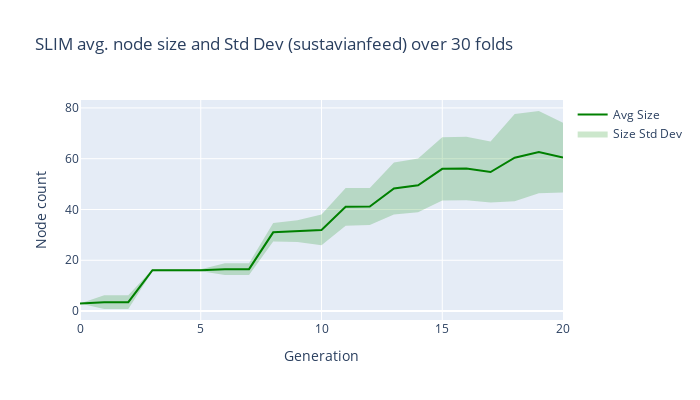

Notebook code cell kept with this figure:
### Markdown cell above
Most folds have a "staircase" pattern where they intercalate peaks of growth with stagnation. We also notice some folds where the solution decreases in size towards the end (ex: folds 3, 24, 25, 26 e 27).

### Code cell
plot_avg_size("SLIM", n_outer_cv, 'sustavianfeed')

### Figure 1 — Plotly figure (JSON) as saved in the notebook; plotly's stock layout.template omitted (floating-point values rounded to 4 significant figures)
{"data": [{"line": {"color": "rgba(0,180,0,0)"}, "showlegend": false, "type": "scatter", "x": [0, 1, 2, 3, 4, 5, 6, 7, 8, 9, 10, 11, 12, 13, 14, 15, 16, 17, 18, 19, 20], "y": [3.0, 6.193, 6.193, 16.43, 16.43, 16.43, 18.85, 18.85, 34.64, 35.8, 37.98, 48.45, 48.44, 58.54, 60.1, 68.49, 68.65, 66.78, 77.6, 78.79, 74.16]}, {"fill": "tonexty", "fillcolor": "rgba(0,135,0,0.2)", "line": {"color": "rgba(0,180,0,0)"}, "name": "Size Std Dev", "type": "scatter", "x": [0, 1, 2, 3, 4, 5, 6, 7, 8, 9, 10, 11, 12, 13, 14, 15, 16, 17, 18, 19, 20], "y": [3.0, 0.8074, 0.8074, 15.71, 15.71, 15.71, 14.15, 14.15, 27.36, 27.2, 25.89, 33.61, 33.9, 37.99, 38.9, 43.51, 43.62, 42.76, 43.2, 46.41, 46.71]}, {"line": {"color": "green"}, "name": "Avg Size", "type": "scatter", "x": [0, 1, 2, 3, 4, 5, 6, 7, 8, 9, 10, 11, 12, 13, 14, 15, 16, 17, 18, 19, 20], "y": [3.0, 3.5, 3.5, 16.07, 16.07, 16.07, 16.5, 16.5, 31.0, 31.5, 31.93, 41.03, 41.17, 48.27, 49.5, 56.0, 56.13, 54.77, 60.4, 62.6, 60.43]}], "layout": {"height": 400, "title": {"text": "SLIM avg. node size and Std Dev (sustavianfeed) over 30 folds"}, "width": 700, "xaxis": {"title": {"text": "Generation"}}, "yaxis": {"title": {"text": "Node count"}}}}
